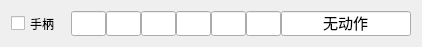
    <widget class="QWidget" name="horizontalLayoutWidget">
     <property name="geometry">
      <rect>
       <x>0</x>
       <y>290</y>
       <width>421</width>
       <height>41</height>
      </rect>
     </property>
     <layout class="QHBoxLayout" name="horizontalLayout">
      <property name="spacing">
       <number>0</number>
      </property>
      <item>
       <widget class="QCheckBox" name="checkBox_GamePad">
        <property name="minimumSize">
         <size>
          <width>60</width>
          <height>25</height>
         </size>
        </property>
        <property name="maximumSize">
         <size>
          <width>60</width>
          <height>25</height>
         </size>
        </property>
        <property name="font">
         <font>
          <family>微软雅黑</family>
          <pointsize>9</pointsize>
         </font>
        </property>
        <property name="text">
         <string>手柄</string>
        </property>
       </widget>
      </item>
      <item>
       <widget class="QLineEdit" name="lineEdit_tawx">
        <property name="minimumSize">
         <size>
          <width>35</width>
          <height>25</height>
         </size>
        </property>
        <property name="maximumSize">
         <size>
          <width>35</width>
          <height>25</height>
         </size>
        </property>
        <property name="readOnly">
         <bool>true</bool>
        </property>
       </widget>
      </item>
      <item>
       <widget class="QLineEdit" name="lineEdit_tawy">
        <property name="minimumSize">
         <size>
          <width>35</width>
          <height>25</height>
         </size>
        </property>
        <property name="maximumSize">
         <size>
          <width>35</width>
          <height>25</height>
         </size>
        </property>
        <property name="readOnly">
         <bool>true</bool>
        </property>
       </widget>
      </item>
      <item>
       <widget class="QLineEdit" name="lineEdit_tawz">
        <property name="minimumSize">
         <size>
          <width>35</width>
          <height>25</height>
         </size>
        </property>
        <property name="maximumSize">
         <size>
          <width>35</width>
          <height>25</height>
         </size>
        </property>
        <property name="readOnly">
         <bool>true</bool>
        </property>
       </widget>
      </item>
      <item>
       <widget class="QLineEdit" name="lineEdit_tawphi">
        <property name="minimumSize">
         <size>
          <width>35</width>
          <height>25</height>
         </size>
        </property>
        <property name="maximumSize">
         <size>
          <width>35</width>
          <height>25</height>
         </size>
        </property>
        <property name="readOnly">
         <bool>true</bool>
        </property>
       </widget>
      </item>
      <item>
       <widget class="QLineEdit" name="lineEdit_tawtheta">
        <property name="minimumSize">
         <size>
          <width>35</width>
          <height>25</height>
         </size>
        </property>
        <property name="maximumSize">
         <size>
          <width>35</width>
          <height>25</height>
         </size>
        </property>
        <property name="readOnly">
         <bool>true</bool>
        </property>
       </widget>
      </item>
      <item>
       <widget class="QLineEdit" name="lineEdit_tawpsi">
        <property name="minimumSize">
         <size>
          <width>35</width>
          <height>25</height>
         </size>
        </property>
        <property name="maximumSize">
         <size>
          <width>35</width>
          <height>25</height>
         </size>
        </property>
        <property name="readOnly">
         <bool>true</bool>
        </property>
       </widget>
      </item>
      <item>
       <widget class="QLineEdit" name="lineEdit_Movement">
        <property name="minimumSize">
         <size>
          <width>130</width>
          <height>25</height>
         </size>
        </property>
        <property name="maximumSize">
         <size>
          <width>135</width>
          <height>25</height>
         </size>
        </property>
        <property name="font">
         <font>
          <family>宋体</family>
          <pointsize>11</pointsize>
         </font>
        </property>
        <property name="text">
         <string>无动作</string>
        </property>
        <property name="alignment">
         <set>Qt::AlignmentFlag::AlignCenter</set>
        </property>
        <property name="readOnly">
         <bool>true</bool>
        </property>
       </widget>
      </item>
     </layout>
    </widget>
